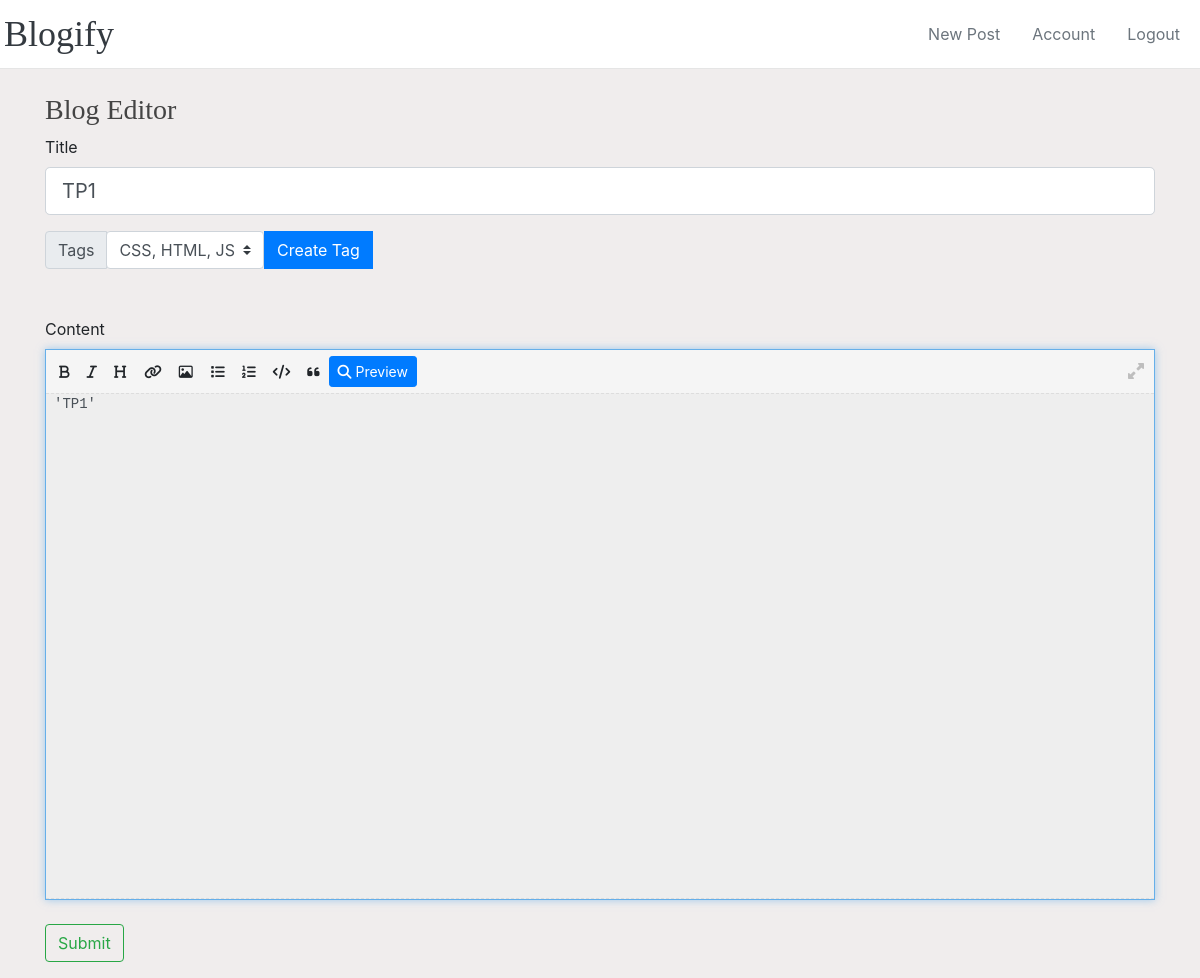
Page /post/1/update (signed in) on the earlier database version.
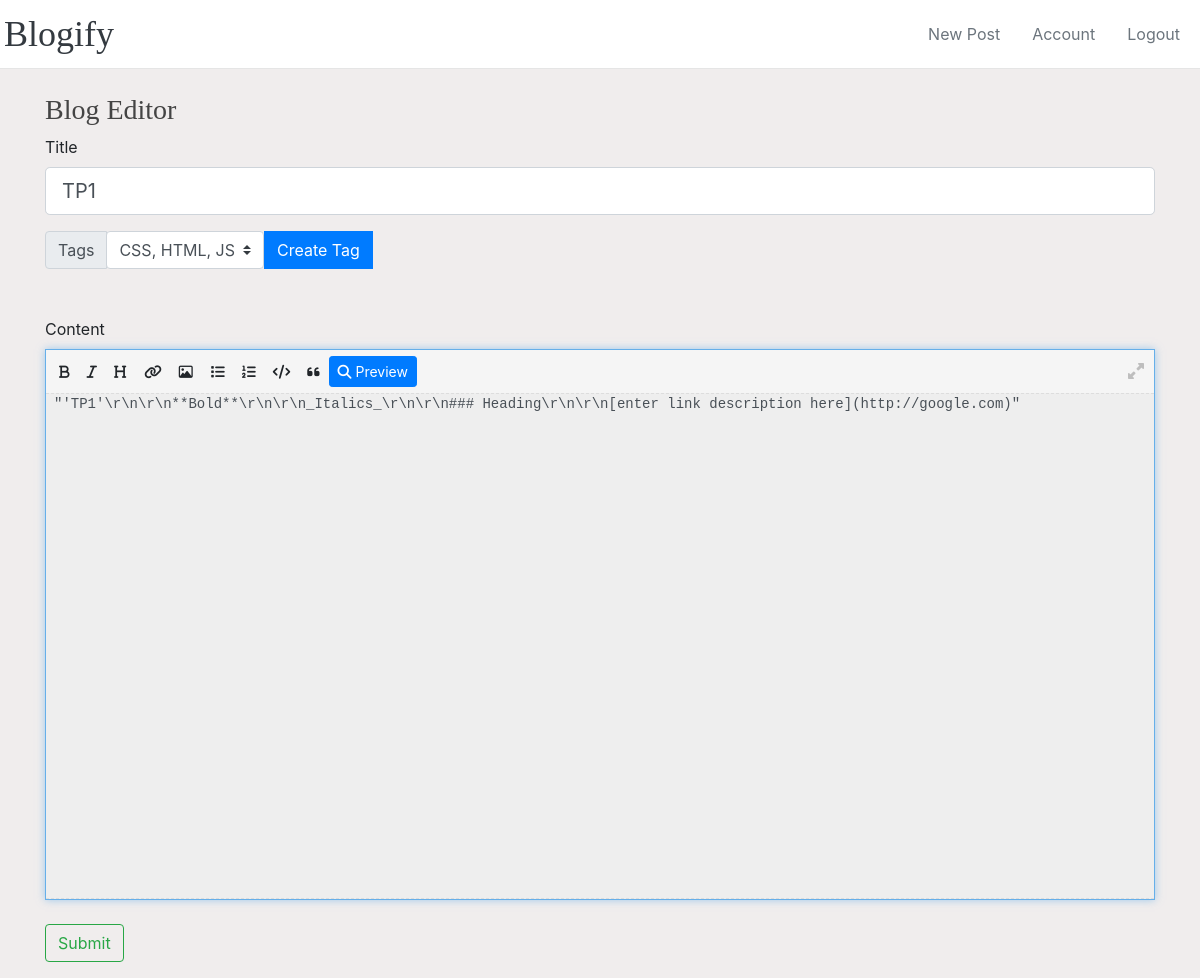
Same page on the later database version.
### app/models.py (models this page shows, shortened)
class Post(db.Model):
    id=db.Column(db.Integer, primary_key=True)
    title=db.Column(db.String(100), nullable=False)
    created_at=db.Column(db.DateTime, nullable=False, default=datetime.utcnow)
    updated_at=db.Column(db.DateTime, nullable=False, default=datetime.utcnow)
    content=db.Column(db.Text, nullable=False)
    user_id=db.Column(db.Integer, db.ForeignKey('user.id'), nullable=False)
    tags = db.relationship('Tag', secondary='post_tag', lazy='dynamic', back_populates='posts')

### app/posts/routes.py (the view)
@posts.route('/post/<int:post_id>/update', methods=['GET', 'POST'])
@login_required
def update_post(post_id):
    post=Post.query.get_or_404(post_id)
    if post.author!=current_user:
        abort(403)
    form=PostForm()
    tagForm = TagForm()
    tags=Tag.query.all()
    form.tags.choices = [(tag.id, tag.value) for tag in tags]
    if form.validate_on_submit():
        post.title=form.title.data
        post.content=repr(form.content.data)
        post.tags = Tag.query.filter(Tag.id.in_(form.tags.data)).all()
        db.session.commit()
        flash(f'Your Post has been updated!!', category='success')
        return redirect(url_for('posts.post', post_id=post.id))
    elif request.method=='GET':
        form.title.data=post.title
        form.content.data=post.content
        selectedTags=post.tags
        return render_template('create_post.html', title='Update Post', legend='Update Post', form=form, tags=tags, tagForm=tagForm, selectedTags=selectedTags)
    return render_template('create_post.html', title='Update Post', legend='Update Post', form=form, tags=tags, tagForm=tagForm)

### app/posts/forms.py
class PostForm(FlaskForm):
    title=StringField('Title', validators=[DataRequired()])
    tags=SelectMultipleField('Tags', coerce=int,validate_choice=False, choices=[])
    content=TextAreaField('Content', validators=[DataRequired()])
    submit=SubmitField('Submit')

### app/tags/forms.py
class TagForm(FlaskForm):
    value=StringField('Value', validators=[DataRequired()])
    submit=SubmitField('Submit')

### app/models.py (called while the page is built)
@login_manager.user_loader
def load_user(user_id):
    return User.query.get(int(user_id))

### app/templates/create_post.html (shortened to what this page needs)
{% extends 'layout.html' %} {% block head %}
<link
	href="{{url_for('static', filename='vendors/bootstrap-markdown/css/bootstrap-markdown.min.css')}}"
	rel="stylesheet"
/>
<link
	href="{{url_for('static', filename='vendors/bootstrap-multiselect/css/index.css')}}"
	rel="stylesheet"
/>
{% endblock head %} {% block body %}
<form class="form-horizontal mt-4" action="" method="POST">
	<fieldset>
		<h3>Blog Editor</h3>
		<div class="form-group">
			{{form.title.label(class='form-control-label')}} {%if form.title.errors%}
			{{form.title(class='form-control form-control-lg is-invalid')}}
			<div class="invalid-feedback">
				{%for error in form.title.errors%}
				<span>{{error}}</span>
				{%endfor%}
			</div>
			{%else%} {{form.title(class='form-control form-control-lg')}} {%endif%}
    </div>
    <div class="input-group mb-5">
      <div class="input-group-prepend">
        <label class="input-group-text" for="tags">Tags</label>
      </div>
      <div class="input-group-prepend">
        <button type="button" class="btn btn-primary" data-toggle="modal" data-target="#tagsModal">
          Create Tag
        </button>
      </div>
    </div>
		{{form.content.label(class='form-control-label')}} {%if
		form.content.errors%} {{form.content(class='form-control form-control-lg
		is-invalid')}}
		<div class="invalid-feedback">
			{%for error in form.content.errors%}
			<span>{{error}}</span>
			{%endfor%}
		</div>
		{%else%} {{form.content(class='form-control px-2 form-control-lg',
		data_provide="markdown", rows="24", id='content-box')}} {%endif%}
		<div class="form-group mt-4">
			<div class="col-md-offset-2">
				{{form.submit(class='btn btn-outline-success')}}
			</div>
		</div>
	</fieldset>
</form>
{% endblock body %}

### app/templates/layout.html (shortened to what this page needs)
<!DOCTYPE html>
<html lang="en">
	<head>
		<link
			rel="stylesheet"
			href="https://stackpath.bootstrapcdn.com/bootstrap/4.5.0/css/bootstrap.min.css"
		/>
		<link
			rel="stylesheet"
			href="{{url_for('static', filename='css/main.css')}}"
		/>
		 {%block head%} {%endblock%}
	</head>
	<body class="clearfix" style="background-color:#f0eded">
		<div>
			<header class="blog-header py-3 bg-white">
				<div
					class="row flex-nowrap justify-content-between align-items-center px-1"
				>
					<div class="col-2 text-left">
						<a class="blog-header-logo text-dark" href="/">Blogify</a>
					</div>
					<div class="col-4 d-flex justify-content-end align-items-center">
						{%if current_user.is_authenticated%}
						<a
							class="text-muted nav-item nav-link"
							href="{{url_for('posts.new_post')}}"
							>New Post</a
						>
						<a
							class="text-muted nav-item nav-link"
							href="{{url_for('users.account')}}"
							>Account</a
						>
						<a
							class="nav-item nav-link text-muted"
							href="{{url_for('users.logout')}}"
							>Logout</a
						>
						{%endif%}
					</div>
				</div>
			</header>
		</div>
		<main role="main" class="container">
			<div class="row">
				<div class="col-md-12">
					 {% block body %}{% endblock %}
				</div>
			</div>
		</main>
	</body>
</html>

### app/static/css/main.css (style rules this page uses)
body { overflow-x: hidden; }
.blog-header { line-height: 1; border-bottom: 1px solid #e5e5e5; }
.blog-header-logo { font-family: 'Playfair Display', Georgia, 'Times New Roman', serif; font-size: 2.25rem; }
h1, h2, h3, h4, h5, h6 { color: #444444; font-family: 'Playfair Display', Georgia, 'Times New Roman', serif; }

Differences in the rows shown:
changed Post "TP1": content "'TP1'" → "\"'TP1'\\r\\n\\r\\n**Bold**\\r\\n\\r\\n_Italics_\\r\\n\\r\\n### Heading\\r\\n\\r\\n[enter link description here](http://google.com)\""
